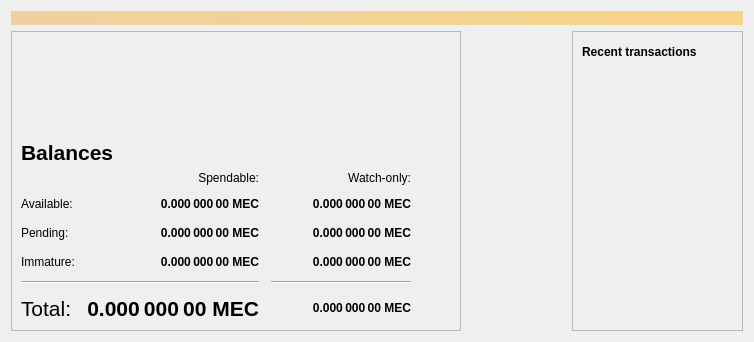
<?xml version="1.0" encoding="UTF-8"?>
<ui version="4.0">
 <class>OverviewPage</class>
 <widget class="QWidget" name="OverviewPage">
  <property name="geometry">
   <rect>
    <x>0</x>
    <y>0</y>
    <width>754</width>
    <height>342</height>
   </rect>
  </property>
  <property name="windowTitle">
   <string>Form</string>
  </property>
  <layout class="QVBoxLayout" name="topLayout">
   <item>
    <widget class="QLabel" name="labelAlerts">
     <property name="visible">
      <bool>false</bool>
     </property>
     <property name="styleSheet">
      <string notr="true">QLabel { background-color: qlineargradient(x1: 0, y1: 0, x2: 1, y2: 0, stop:0 #F0D0A0, stop:1 #F8D488); color:#000000; }</string>
     </property>
     <property name="wordWrap">
      <bool>true</bool>
     </property>
     <property name="margin">
      <number>3</number>
     </property>
     <property name="textInteractionFlags">
      <set>Qt::TextSelectableByMouse</set>
     </property>
    </widget>
   </item>
   <item>
    <layout class="QHBoxLayout" name="horizontalLayout" stretch="0,1,1">
     <item>
      <widget class="QFrame" name="frame">
       <property name="frameShape">
        <enum>QFrame::StyledPanel</enum>
       </property>
       <property name="frameShadow">
        <enum>QFrame::Raised</enum>
       </property>
       <layout class="QVBoxLayout" name="verticalLayout_4">
        <item>
         <spacer name="verticalSpacer">
          <property name="orientation">
           <enum>Qt::Vertical</enum>
          </property>
          <property name="sizeHint" stdset="0">
           <size>
            <width>20</width>
            <height>60</height>
           </size>
          </property>
         </spacer>
        </item>
        <item>
         <layout class="QHBoxLayout" name="horizontalLayout_4">
          <item>
           <widget class="QLabel" name="label_5">
            <property name="font">
             <font>
              <pointsize>16</pointsize>
              <weight>75</weight>
              <bold>true</bold>
             </font>
            </property>
            <property name="text">
             <string>Balances</string>
            </property>
           </widget>
          </item>
          <item>
           <widget class="QPushButton" name="labelWalletStatus">
            <property name="enabled">
             <bool>true</bool>
            </property>
            <property name="maximumSize">
             <size>
              <width>30</width>
              <height>16777215</height>
             </size>
            </property>
            <property name="toolTip">
             <string>The displayed information may be out of date. Your wallet automatically synchronizes with the MegaCoin network after a connection is established, but this process has not completed yet.</string>
            </property>
            <property name="text">
             <string/>
            </property>
            <property name="icon">
             <iconset>
              <normaloff>:/icons/warning</normaloff>
              <disabledoff>:/icons/warning</disabledoff>:/icons/warning</iconset>
            </property>
            <property name="iconSize">
             <size>
              <width>24</width>
              <height>24</height>
             </size>
            </property>
            <property name="flat">
             <bool>true</bool>
            </property>
           </widget>
          </item>
          <item>
           <spacer name="horizontalSpacer_3">
            <property name="orientation">
             <enum>Qt::Horizontal</enum>
            </property>
            <property name="sizeHint" stdset="0">
             <size>
              <width>40</width>
              <height>20</height>
             </size>
            </property>
           </spacer>
          </item>
         </layout>
        </item>
        <item>
         <layout class="QGridLayout" name="gridLayout">
          <property name="spacing">
           <number>12</number>
          </property>
          <item row="2" column="2">
           <widget class="QLabel" name="labelWatchPending">
            <property name="font">
             <font>
              <weight>75</weight>
              <bold>true</bold>
             </font>
            </property>
            <property name="cursor">
             <cursorShape>IBeamCursor</cursorShape>
            </property>
            <property name="toolTip">
             <string>Unconfirmed transactions to watch-only addresses</string>
            </property>
            <property name="text">
             <string notr="true">0.000 000 00 MEC</string>
            </property>
            <property name="alignment">
             <set>Qt::AlignRight|Qt::AlignTrailing|Qt::AlignVCenter</set>
            </property>
            <property name="textInteractionFlags">
             <set>Qt::LinksAccessibleByMouse|Qt::TextSelectableByKeyboard|Qt::TextSelectableByMouse</set>
            </property>
           </widget>
          </item>
          <item row="2" column="1">
           <widget class="QLabel" name="labelUnconfirmed">
            <property name="font">
             <font>
              <weight>75</weight>
              <bold>true</bold>
             </font>
            </property>
            <property name="cursor">
             <cursorShape>IBeamCursor</cursorShape>
            </property>
            <property name="toolTip">
             <string>Total of transactions that have yet to be confirmed, and do not yet count toward the spendable balance</string>
            </property>
            <property name="text">
             <string notr="true">0.000 000 00 MEC</string>
            </property>
            <property name="alignment">
             <set>Qt::AlignRight|Qt::AlignTrailing|Qt::AlignVCenter</set>
            </property>
            <property name="textInteractionFlags">
             <set>Qt::LinksAccessibleByMouse|Qt::TextSelectableByKeyboard|Qt::TextSelectableByMouse</set>
            </property>
           </widget>
          </item>
          <item row="3" column="2">
           <widget class="QLabel" name="labelWatchImmature">
            <property name="font">
             <font>
              <weight>75</weight>
              <bold>true</bold>
             </font>
            </property>
            <property name="cursor">
             <cursorShape>IBeamCursor</cursorShape>
            </property>
            <property name="toolTip">
             <string>Mined balance in watch-only addresses that has not yet matured</string>
            </property>
            <property name="text">
             <string notr="true">0.000 000 00 MEC</string>
            </property>
            <property name="alignment">
             <set>Qt::AlignRight|Qt::AlignTrailing|Qt::AlignVCenter</set>
            </property>
            <property name="textInteractionFlags">
             <set>Qt::LinksAccessibleByMouse|Qt::TextSelectableByKeyboard|Qt::TextSelectableByMouse</set>
            </property>
           </widget>
          </item>
          <item row="4" column="0" colspan="2">
           <widget class="Line" name="line">
            <property name="orientation">
             <enum>Qt::Horizontal</enum>
            </property>
           </widget>
          </item>
          <item row="4" column="2">
           <widget class="Line" name="lineWatchBalance">
            <property name="sizePolicy">
             <sizepolicy hsizetype="Preferred" vsizetype="Fixed">
              <horstretch>0</horstretch>
              <verstretch>0</verstretch>
             </sizepolicy>
            </property>
            <property name="minimumSize">
             <size>
              <width>140</width>
              <height>0</height>
             </size>
            </property>
            <property name="orientation">
             <enum>Qt::Horizontal</enum>
            </property>
           </widget>
          </item>
          <item row="5" column="0">
           <widget class="QLabel" name="labelTotalText">
            <property name="font">
             <font>
              <pointsize>16</pointsize>
             </font>
            </property>
            <property name="text">
             <string>Total:</string>
            </property>
           </widget>
          </item>
          <item row="3" column="1">
           <widget class="QLabel" name="labelImmature">
            <property name="font">
             <font>
              <weight>75</weight>
              <bold>true</bold>
             </font>
            </property>
            <property name="cursor">
             <cursorShape>IBeamCursor</cursorShape>
            </property>
            <property name="toolTip">
             <string>Mined balance that has not yet matured</string>
            </property>
            <property name="text">
             <string notr="true">0.000 000 00 MEC</string>
            </property>
            <property name="alignment">
             <set>Qt::AlignRight|Qt::AlignTrailing|Qt::AlignVCenter</set>
            </property>
            <property name="textInteractionFlags">
             <set>Qt::LinksAccessibleByMouse|Qt::TextSelectableByKeyboard|Qt::TextSelectableByMouse</set>
            </property>
           </widget>
          </item>
          <item row="2" column="3">
           <spacer name="horizontalSpacer_2">
            <property name="orientation">
             <enum>Qt::Horizontal</enum>
            </property>
            <property name="sizeHint" stdset="0">
             <size>
              <width>40</width>
              <height>20</height>
             </size>
            </property>
           </spacer>
          </item>
          <item row="3" column="0">
           <widget class="QLabel" name="labelImmatureText">
            <property name="text">
             <string>Immature:</string>
            </property>
           </widget>
          </item>
          <item row="5" column="1">
           <widget class="QLabel" name="labelTotal">
            <property name="font">
             <font>
              <pointsize>16</pointsize>
              <weight>75</weight>
              <bold>true</bold>
             </font>
            </property>
            <property name="cursor">
             <cursorShape>IBeamCursor</cursorShape>
            </property>
            <property name="toolTip">
             <string>Your current total balance</string>
            </property>
            <property name="text">
             <string notr="true">0.000 000 00 MEC</string>
            </property>
            <property name="alignment">
             <set>Qt::AlignRight|Qt::AlignTrailing|Qt::AlignVCenter</set>
            </property>
            <property name="textInteractionFlags">
             <set>Qt::LinksAccessibleByMouse|Qt::TextSelectableByKeyboard|Qt::TextSelectableByMouse</set>
            </property>
           </widget>
          </item>
          <item row="5" column="2">
           <widget class="QLabel" name="labelWatchTotal">
            <property name="font">
             <font>
              <weight>75</weight>
              <bold>true</bold>
             </font>
            </property>
            <property name="cursor">
             <cursorShape>IBeamCursor</cursorShape>
            </property>
            <property name="toolTip">
             <string>Current total balance in watch-only addresses</string>
            </property>
            <property name="text">
             <string notr="true">0.000 000 00 MEC</string>
            </property>
            <property name="alignment">
             <set>Qt::AlignRight|Qt::AlignTrailing|Qt::AlignVCenter</set>
            </property>
            <property name="textInteractionFlags">
             <set>Qt::LinksAccessibleByMouse|Qt::TextSelectableByKeyboard|Qt::TextSelectableByMouse</set>
            </property>
           </widget>
          </item>
          <item row="0" column="2">
           <widget class="QLabel" name="labelWatchonly">
            <property name="text">
             <string>Watch-only:</string>
            </property>
            <property name="alignment">
             <set>Qt::AlignRight|Qt::AlignTrailing|Qt::AlignVCenter</set>
            </property>
           </widget>
          </item>
          <item row="1" column="0">
           <widget class="QLabel" name="labelBalanceText">
            <property name="text">
             <string>Available:</string>
            </property>
           </widget>
          </item>
          <item row="1" column="1">
           <widget class="QLabel" name="labelBalance">
            <property name="font">
             <font>
              <weight>75</weight>
              <bold>true</bold>
             </font>
            </property>
            <property name="cursor">
             <cursorShape>IBeamCursor</cursorShape>
            </property>
            <property name="toolTip">
             <string>Your current spendable balance</string>
            </property>
            <property name="text">
             <string notr="true">0.000 000 00 MEC</string>
            </property>
            <property name="alignment">
             <set>Qt::AlignRight|Qt::AlignTrailing|Qt::AlignVCenter</set>
            </property>
            <property name="textInteractionFlags">
             <set>Qt::LinksAccessibleByMouse|Qt::TextSelectableByKeyboard|Qt::TextSelectableByMouse</set>
            </property>
           </widget>
          </item>
          <item row="1" column="2">
           <widget class="QLabel" name="labelWatchAvailable">
            <property name="font">
             <font>
              <weight>75</weight>
              <bold>true</bold>
             </font>
            </property>
            <property name="cursor">
             <cursorShape>IBeamCursor</cursorShape>
            </property>
            <property name="toolTip">
             <string>Your current balance in watch-only addresses</string>
            </property>
            <property name="text">
             <string notr="true">0.000 000 00 MEC</string>
            </property>
            <property name="alignment">
             <set>Qt::AlignRight|Qt::AlignTrailing|Qt::AlignVCenter</set>
            </property>
            <property name="textInteractionFlags">
             <set>Qt::LinksAccessibleByMouse|Qt::TextSelectableByKeyboard|Qt::TextSelectableByMouse</set>
            </property>
           </widget>
          </item>
          <item row="2" column="0">
           <widget class="QLabel" name="labelPendingText">
            <property name="text">
             <string>Pending:</string>
            </property>
           </widget>
          </item>
          <item row="0" column="1">
           <widget class="QLabel" name="labelSpendable">
            <property name="text">
             <string>Spendable:</string>
            </property>
            <property name="alignment">
             <set>Qt::AlignRight|Qt::AlignTrailing|Qt::AlignVCenter</set>
            </property>
           </widget>
          </item>
         </layout>
        </item>
       </layout>
      </widget>
     </item>
     <item>
      <layout class="QVBoxLayout" name="verticalLayout_2"/>
     </item>
     <item>
      <layout class="QVBoxLayout" name="verticalLayout_3">
       <item>
        <widget class="QFrame" name="frame_2">
         <property name="frameShape">
          <enum>QFrame::StyledPanel</enum>
         </property>
         <property name="frameShadow">
          <enum>QFrame::Raised</enum>
         </property>
         <layout class="QVBoxLayout" name="verticalLayout">
          <item>
           <layout class="QHBoxLayout" name="horizontalLayout_2">
            <item>
             <widget class="QLabel" name="label_4">
              <property name="font">
               <font>
                <weight>75</weight>
                <bold>true</bold>
               </font>
              </property>
              <property name="text">
               <string>Recent transactions</string>
              </property>
             </widget>
            </item>
            <item>
             <widget class="QPushButton" name="labelTransactionsStatus">
              <property name="enabled">
               <bool>true</bool>
              </property>
              <property name="maximumSize">
               <size>
                <width>30</width>
                <height>16777215</height>
               </size>
              </property>
              <property name="toolTip">
               <string>The displayed information may be out of date. Your wallet automatically synchronizes with the MegaCoin network after a connection is established, but this process has not completed yet.</string>
              </property>
              <property name="text">
               <string/>
              </property>
              <property name="icon">
               <iconset>
                <normaloff>:/icons/warning</normaloff>
                <disabledoff>:/icons/warning</disabledoff>:/icons/warning</iconset>
              </property>
              <property name="iconSize">
               <size>
                <width>24</width>
                <height>24</height>
               </size>
              </property>
              <property name="flat">
               <bool>true</bool>
              </property>
             </widget>
            </item>
            <item>
             <spacer name="horizontalSpacer">
              <property name="orientation">
               <enum>Qt::Horizontal</enum>
              </property>
              <property name="sizeHint" stdset="0">
               <size>
                <width>40</width>
                <height>20</height>
               </size>
              </property>
             </spacer>
            </item>
           </layout>
          </item>
          <item>
           <widget class="QListView" name="listTransactions">
            <property name="styleSheet">
             <string notr="true">QListView { background: transparent; }</string>
            </property>
            <property name="frameShape">
             <enum>QFrame::NoFrame</enum>
            </property>
            <property name="verticalScrollBarPolicy">
             <enum>Qt::ScrollBarAlwaysOff</enum>
            </property>
            <property name="horizontalScrollBarPolicy">
             <enum>Qt::ScrollBarAlwaysOff</enum>
            </property>
            <property name="selectionMode">
             <enum>QAbstractItemView::NoSelection</enum>
            </property>
           </widget>
          </item>
          <item>
           <spacer name="verticalSpacer_2">
            <property name="orientation">
             <enum>Qt::Vertical</enum>
            </property>
            <property name="sizeHint" stdset="0">
             <size>
              <width>20</width>
              <height>40</height>
             </size>
            </property>
           </spacer>
          </item>
         </layout>
        </widget>
       </item>
      </layout>
     </item>
    </layout>
   </item>
  </layout>
 </widget>
 <resources/>
 <connections/>
</ui>
